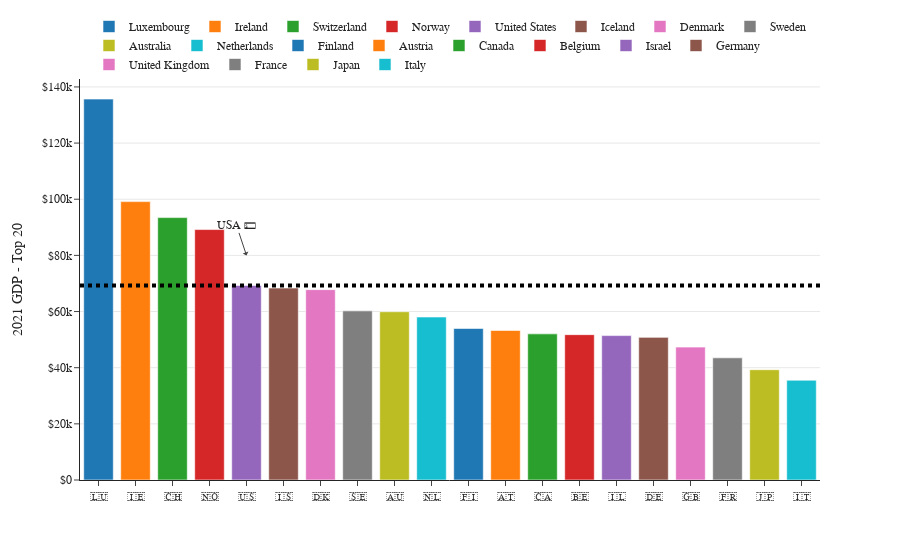

Notebook code cell kept with this figure:
### Code cell
fig = px.histogram(YearGDP, x='flag', y='2021', color='Country Name',
            title="",
            #width=600, height=400,
            template="simple_white"
            )

fig.update_yaxes( #the y-axis is in dollars
    tickprefix="$", showgrid=True
)

fig.update_layout( #customize font and legend orientation & position
    font_family="Arial",
    xaxis_title="",
    yaxis_title="2021 GDP - Top 20",
    legend=dict(
        title=None, orientation="h", y=1, yanchor="bottom", x=0.5, xanchor="center",
    )
)

fig.add_shape( #line = target = avarage 
    type="line", line_color="black", line_width=4, opacity=1, line_dash="dot",
    x0=0, x1=1, xref="paper", y0=69287, y1=69287, yref="y"
)

fig.add_annotation( #text above the chart's column
    text="USA 💵", x="🇺🇸", y=80000, arrowhead=1, showarrow=True
)


fig.show()

### Figure 1 — Plotly figure (JSON) as saved in the notebook; plotly's stock layout.template omitted (floating-point values rounded to 4 significant figures)
{"data": [{"alignmentgroup": "True", "bingroup": "x", "histfunc": "sum", "hovertemplate": "Country Name=Luxembourg<br>flag=%{x}<br>sum of 2021=%{y}<extra></extra>", "legendgroup": "Luxembourg", "marker": {"color": "#1F77B4", "pattern": {"shape": ""}}, "name": "Luxembourg", "offsetgroup": "Luxembourg", "orientation": "v", "showlegend": true, "type": "histogram", "x": ["🇱🇺"], "xaxis": "x", "y": [135700.0], "yaxis": "y"}, {"alignmentgroup": "True", "bingroup": "x", "histfunc": "sum", "hovertemplate": "Country Name=Ireland<br>flag=%{x}<br>sum of 2021=%{y}<extra></extra>", "legendgroup": "Ireland", "marker": {"color": "#FF7F0E", "pattern": {"shape": ""}}, "name": "Ireland", "offsetgroup": "Ireland", "orientation": "v", "showlegend": true, "type": "histogram", "x": ["🇮🇪"], "xaxis": "x", "y": [99150.0], "yaxis": "y"}, {"alignmentgroup": "True", "bingroup": "x", "histfunc": "sum", "hovertemplate": "Country Name=Switzerland<br>flag=%{x}<br>sum of 2021=%{y}<extra></extra>", "legendgroup": "Switzerland", "marker": {"color": "#2CA02C", "pattern": {"shape": ""}}, "name": "Switzerland", "offsetgroup": "Switzerland", "orientation": "v", "showlegend": true, "type": "histogram", "x": ["🇨🇭"], "xaxis": "x", "y": [93460.0], "yaxis": "y"}, {"alignmentgroup": "True", "bingroup": "x", "histfunc": "sum", "hovertemplate": "Country Name=Norway<br>flag=%{x}<br>sum of 2021=%{y}<extra></extra>", "legendgroup": "Norway", "marker": {"color": "#D62728", "pattern": {"shape": ""}}, "name": "Norway", "offsetgroup": "Norway", "orientation": "v", "showlegend": true, "type": "histogram", "x": ["🇳🇴"], "xaxis": "x", "y": [89200.0], "yaxis": "y"}, {"alignmentgroup": "True", "bingroup": "x", "histfunc": "sum", "hovertemplate": "Country Name=United States<br>flag=%{x}<br>sum of 2021=%{y}<extra></extra>", "legendgroup": "United States", "marker": {"color": "#9467BD", "pattern": {"shape": ""}}, "name": "United States", "offsetgroup": "United States", "orientation": "v", "showlegend": true, "type": "histogram", "x": ["🇺🇸"], "xaxis": "x", "y": [69290.0], "yaxis": "y"}, {"alignmentgroup": "True", "bingroup": "x", "histfunc": "sum", "hovertemplate": "Country Name=Iceland<br>flag=%{x}<br>sum of 2021=%{y}<extra></extra>", "legendgroup": "Iceland", "marker": {"color": "#8C564B", "pattern": {"shape": ""}}, "name": "Iceland", "offsetgroup": "Iceland", "orientation": "v", "showlegend": true, "type": "histogram", "x": ["🇮🇸"], "xaxis": "x", "y": [68380.0], "yaxis": "y"}, {"alignmentgroup": "True", "bingroup": "x", "histfunc": "sum", "hovertemplate": "Country Name=Denmark<br>flag=%{x}<br>sum of 2021=%{y}<extra></extra>", "legendgroup": "Denmark", "marker": {"color": "#E377C2", "pattern": {"shape": ""}}, "name": "Denmark", "offsetgroup": "Denmark", "orientation": "v", "showlegend": true, "type": "histogram", "x": ["🇩🇰"], "xaxis": "x", "y": [67803], "yaxis": "y"}, {"alignmentgroup": "True", "bingroup": "x", "histfunc": "sum", "hovertemplate": "Country Name=Sweden<br>flag=%{x}<br>sum of 2021=%{y}<extra></extra>", "legendgroup": "Sweden", "marker": {"color": "#7F7F7F", "pattern": {"shape": ""}}, "name": "Sweden", "offsetgroup": "Sweden", "orientation": "v", "showlegend": true, "type": "histogram", "x": ["🇸🇪"], "xaxis": "x", "y": [60239], "yaxis": "y"}, {"alignmentgroup": "True", "bingroup": "x", "histfunc": "sum", "hovertemplate": "Country Name=Australia<br>flag=%{x}<br>sum of 2021=%{y}<extra></extra>", "legendgroup": "Australia", "marker": {"color": "#BCBD22", "pattern": {"shape": ""}}, "name": "Australia", "offsetgroup": "Australia", "orientation": "v", "showlegend": true, "type": "histogram", "x": ["🇦🇺"], "xaxis": "x", "y": [59930.0], "yaxis": "y"}, {"alignmentgroup": "True", "bingroup": "x", "histfunc": "sum", "hovertemplate": "Country Name=Netherlands<br>flag=%{x}<br>sum of 2021=%{y}<extra></extra>", "legendgroup": "Netherlands", "marker": {"color": "#17BECF", "pattern": {"shape": ""}}, "name": "Netherlands", "offsetgroup": "Netherlands", "orientation": "v", "showlegend": true, "type": "histogram", "x": ["🇳🇱"], "xaxis": "x", "y": [58061], "yaxis": "y"}, {"alignmentgroup": "True", "bingroup": "x", "histfunc": "sum", "hovertemplate": "Country Name=Finland<br>flag=%{x}<br>sum of 2021=%{y}<extra></extra>", "legendgroup": "Finland", "marker": {"color": "#1F77B4", "pattern": {"shape": ""}}, "name": "Finland", "offsetgroup": "Finland", "orientation": "v", "showlegend": true, "type": "histogram", "x": ["🇫🇮"], "xaxis": "x", "y": [53980.0], "yaxis": "y"}, {"alignmentgroup": "True", "bingroup": "x", "histfunc": "sum", "hovertemplate": "Country Name=Austria<br>flag=%{x}<br>sum of 2021=%{y}<extra></extra>", "legendgroup": "Austria", "marker": {"color": "#FF7F0E", "pattern": {"shape": ""}}, "name": "Austria", "offsetgroup": "Austria", "orientation": "v", "showlegend": true, "type": "histogram", "x": ["🇦🇹"], "xaxis": "x", "y": [53270.0], "yaxis": "y"}, {"alignmentgroup": "True", "bingroup": "x", "histfunc": "sum", "hovertemplate": "Country Name=Canada<br>flag=%{x}<br>sum of 2021=%{y}<extra></extra>", "legendgroup": "Canada", "marker": {"color": "#2CA02C", "pattern": {"shape": ""}}, "name": "Canada", "offsetgroup": "Canada", "orientation": "v", "showlegend": true, "type": "histogram", "x": ["🇨🇦"], "xaxis": "x", "y": [52050.0], "yaxis": "y"}, {"alignmentgroup": "True", "bingroup": "x", "histfunc": "sum", "hovertemplate": "Country Name=Belgium<br>flag=%{x}<br>sum of 2021=%{y}<extra></extra>", "legendgroup": "Belgium", "marker": {"color": "#D62728", "pattern": {"shape": ""}}, "name": "Belgium", "offsetgroup": "Belgium", "orientation": "v", "showlegend": true, "type": "histogram", "x": ["🇧🇪"], "xaxis": "x", "y": [51770.0], "yaxis": "y"}, {"alignmentgroup": "True", "bingroup": "x", "histfunc": "sum", "hovertemplate": "Country Name=Israel<br>flag=%{x}<br>sum of 2021=%{y}<extra></extra>", "legendgroup": "Israel", "marker": {"color": "#9467BD", "pattern": {"shape": ""}}, "name": "Israel", "offsetgroup": "Israel", "orientation": "v", "showlegend": true, "type": "histogram", "x": ["🇮🇱"], "xaxis": "x", "y": [51430.0], "yaxis": "y"}, {"alignmentgroup": "True", "bingroup": "x", "histfunc": "sum", "hovertemplate": "Country Name=Germany<br>flag=%{x}<br>sum of 2021=%{y}<extra></extra>", "legendgroup": "Germany", "marker": {"color": "#8C564B", "pattern": {"shape": ""}}, "name": "Germany", "offsetgroup": "Germany", "orientation": "v", "showlegend": true, "type": "histogram", "x": ["🇩🇪"], "xaxis": "x", "y": [50800.0], "yaxis": "y"}, {"alignmentgroup": "True", "bingroup": "x", "histfunc": "sum", "hovertemplate": "Country Name=United Kingdom<br>flag=%{x}<br>sum of 2021=%{y}<extra></extra>", "legendgroup": "United Kingdom", "marker": {"color": "#E377C2", "pattern": {"shape": ""}}, "name": "United Kingdom", "offsetgroup": "United Kingdom", "orientation": "v", "showlegend": true, "type": "histogram", "x": ["🇬🇧"], "xaxis": "x", "y": [47330.0], "yaxis": "y"}, {"alignmentgroup": "True", "bingroup": "x", "histfunc": "sum", "hovertemplate": "Country Name=France<br>flag=%{x}<br>sum of 2021=%{y}<extra></extra>", "legendgroup": "France", "marker": {"color": "#7F7F7F", "pattern": {"shape": ""}}, "name": "France", "offsetgroup": "France", "orientation": "v", "showlegend": true, "type": "histogram", "x": ["🇫🇷"], "xaxis": "x", "y": [43520.0], "yaxis": "y"}, {"alignmentgroup": "True", "bingroup": "x", "histfunc": "sum", "hovertemplate": "Country Name=Japan<br>flag=%{x}<br>sum of 2021=%{y}<extra></extra>", "legendgroup": "Japan", "marker": {"color": "#BCBD22", "pattern": {"shape": ""}}, "name": "Japan", "offsetgroup": "Japan", "orientation": "v", "showlegend": true, "type": "histogram", "x": ["🇯🇵"], "xaxis": "x", "y": [39290.0], "yaxis": "y"}, {"alignmentgroup": "True", "bingroup": "x", "histfunc": "sum", "hovertemplate": "Country Name=Italy<br>flag=%{x}<br>sum of 2021=%{y}<extra></extra>", "legendgroup": "Italy", "marker": {"color": "#17BECF", "pattern": {"shape": ""}}, "name": "Italy", "offsetgroup": "Italy", "orientation": "v", "showlegend": true, "type": "histogram", "x": ["🇮🇹"], "xaxis": "x", "y": [35550.0], "yaxis": "y"}], "layout": {"annotations": [{"arrowhead": 1, "showarrow": true, "text": "USA 💵", "x": "🇺🇸", "y": 80000}], "autosize": true, "barmode": "relative", "font": {"family": "Arial"}, "legend": {"orientation": "h", "title": {}, "tracegroupgap": 0, "x": 0.5, "xanchor": "center", "y": 1, "yanchor": "bottom"}, "margin": {"t": 60}, "shapes": [{"line": {"color": "black", "dash": "dot", "width": 4}, "opacity": 1, "type": "line", "x0": 0, "x1": 1, "xref": "paper", "y0": 69287, "y1": 69287, "yref": "y"}], "xaxis": {"anchor": "y", "autorange": true, "domain": [0, 1], "range": [-0.5, 19.5], "title": {"text": ""}, "type": "category"}, "yaxis": {"anchor": "x", "autorange": true, "domain": [0, 1], "range": [0, 142824], "showgrid": true, "tickprefix": "$", "title": {"text": "2021 GDP - Top 20"}, "type": "linear"}}}
